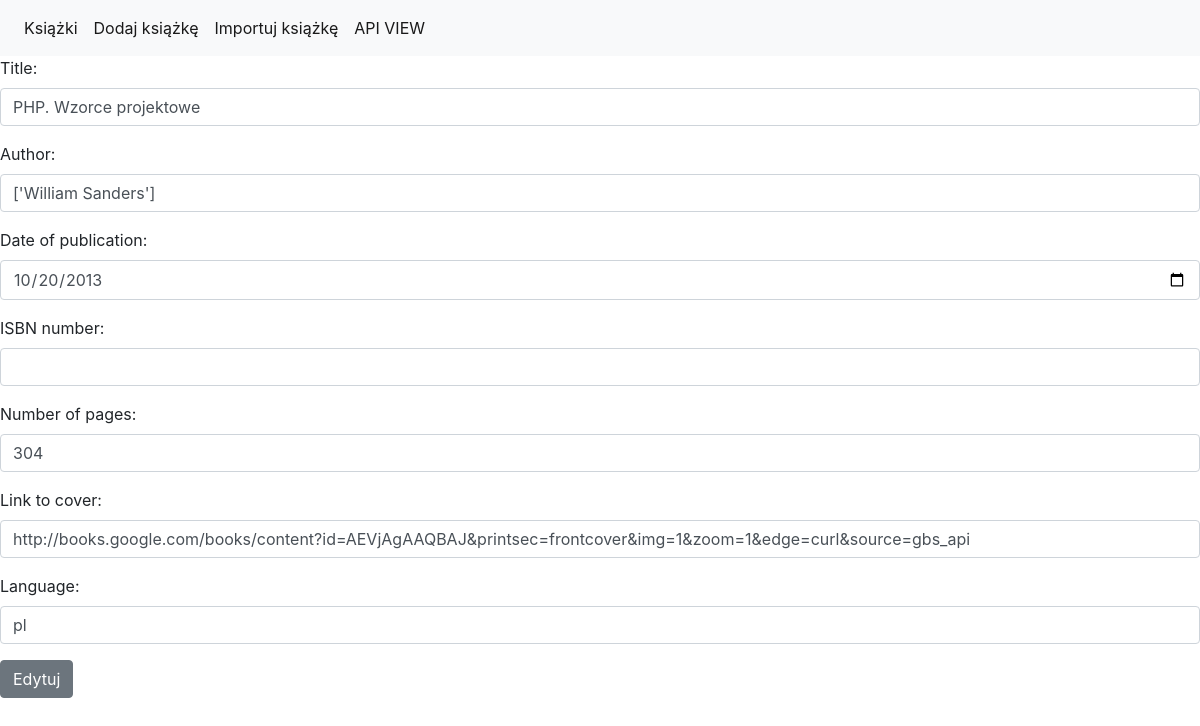
The app's page /books/edit/4/ with its own data.
### book/models.py (models this page shows, shortened)
class Book(models.Model):
    title = models.CharField(max_length=32)
    author = models.CharField(max_length=64, null=True)
    date_of_publication = models.DateField(null=True)
    ISBN_number = models.CharField(max_length=17, null=True)
    number_of_pages = models.IntegerField(blank=True, null=True)
    link_to_cover = models.URLField(max_length=200, blank=True, null=True)
    language = models.CharField(max_length=32, null=True)

### book/views.py (the view)
# urls.py: path('edit/<int:pk>/', book.edit_book, name="edit"),
def edit_book(request, pk):
    book = get_object_or_404(Book,
                             pk=pk)
    form = BookForm(instance=book)
    if request.POST:
        form = BookForm(request.POST, instance=book)
        if form.is_valid():
            form.save()
            return redirect("index")
    return render(request, "edit_book.html",
                  context={"form": form})

### book/forms.py
class BookForm(forms.ModelForm):
    class Meta:
        model = Book
        fields = '__all__'
        widgets = {"title": forms.widgets.TextInput(attrs={"class": "form-control"}),
                   "author": forms.widgets.TextInput(attrs={"class": "form-control"}),
                   "date_of_publication": forms.widgets.DateInput(attrs={"class": "form-control", "type": "date"}),
                   "ISBN_number": forms.widgets.TextInput(attrs={"class": "form-control"}),
                   "number_of_pages": forms.widgets.TextInput(attrs={"class": "form-control"}),
                   "link_to_cover": forms.widgets.TextInput(attrs={"class": "form-control"}),
                   "language": forms.widgets.TextInput(attrs={"class": "form-control"}), }

### templates/edit_book.html (shortened to what this page needs)
{% extends 'base.html' %}
{% block body %}
    <form action="." method="post">
{{ form.as_p }}
    <button type="submit" class="btn btn-secondary">Edytuj</button>
    </form>
{% endblock %}

### records on screen
Book: title "PHP. Wzorce projektowe", author "['William Sanders']", date_of_publication "10/20/2013", number_of_pages "304", link_to_cover "http://books.google.com/books/content?id=AEVjAgAAQBAJ&printsec=frontcover&img=1&zoom=1&edge=curl&source=gbs_api", language "pl"
